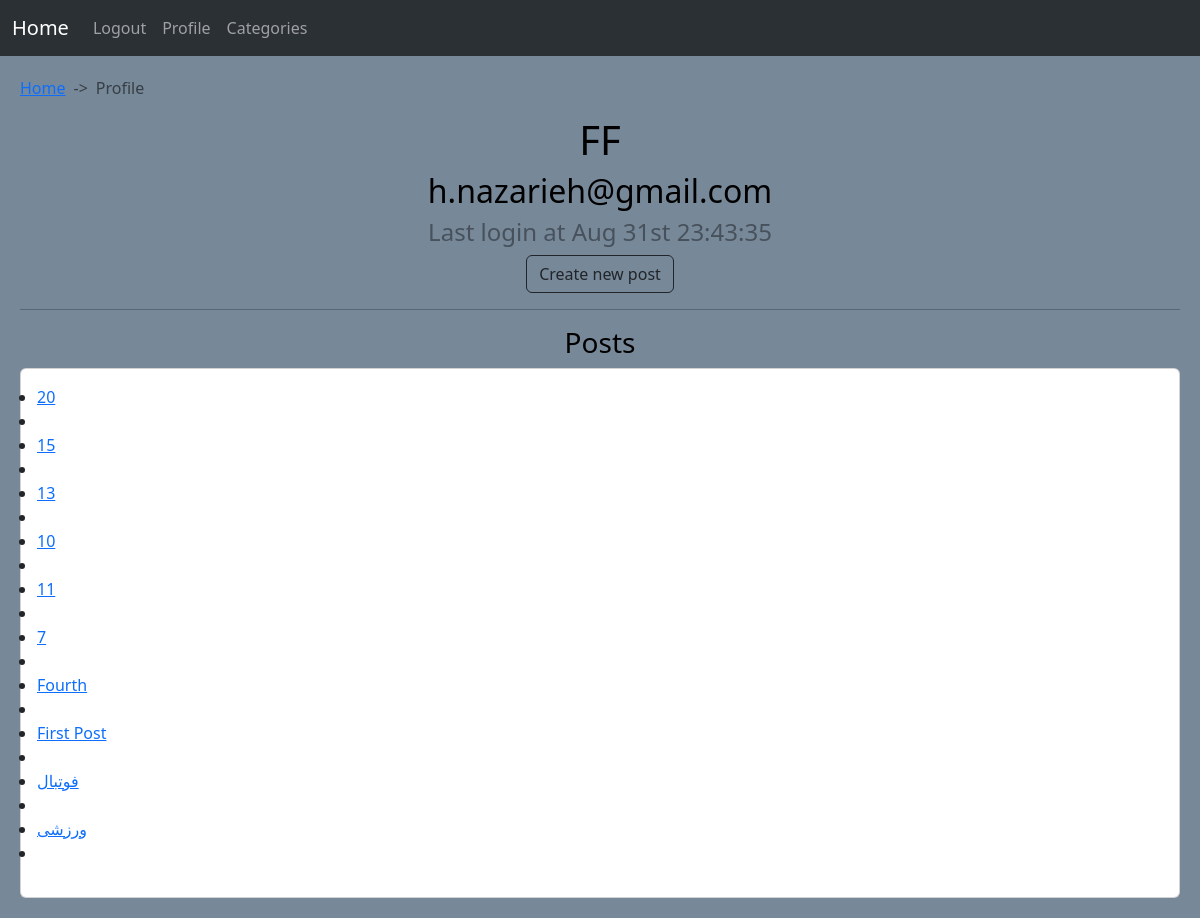
The page /accounts/Profile/FF/ (signed in) on the database its author committed.
### Posts/models.py (models this page shows, shortened)
class PostModel(models.Model):
    category = models.ForeignKey(
        CategoryModel,
        on_delete=models.CASCADE,
        related_name='category_posts',
        default=None
    )
    author = models.ForeignKey(
        User,
        on_delete=models.CASCADE,
        related_name='author_posts'
    )
    title = models.CharField(
        max_length=75,
        unique=True
    )
    slug = models.SlugField(
        max_length=150,
        unique=True,
        allow_unicode=True
    )
    body = RichTextUploadingField()
    date_created = models.DateTimeField(
        auto_now_add=True
    )
    date_updated = models.DateTimeField(
        auto_now=True
    )
    def get_absolute_url(self):
        return reverse_lazy('Posts:PostDetail', args=(self.category.slug, self.slug))
    class Meta:
        verbose_name = 'Post'
        verbose_name_plural = 'Posts'
        ordering = ('-date_created', '-date_updated')

### accounts/views.py (the view)
# urls.py: path('Profile/<str:username>/', views.UserProfileView.as_view(), name='Profile'),
class UserProfileView(LoginRequiredMixin, View):
    template_name = 'accounts/Profile.html'
    def get(self, request, username):
        user = get_object_or_404(User, username=username)
        posts = PostModel.objects.filter(author=user)
        return render(request, self.template_name, {'user': user, 'posts': posts})

### accounts/Templates/accounts/Profile.html (shortened to what this page needs)
{% extends 'Base.html' %}
{% block Body %}
	<div style="--bs-breadcrumb-divider: '->';" aria-label="breadcrumb">
		<ol class="breadcrumb">
			<li class="breadcrumb-item"><a href="{% url 'Home:Home' %}">Home</a></li>
			<li class="breadcrumb-item active" aria-current="page">Profile</li>
		</ol>
	</div>
	<div style="text-align: center;">
		<h1>{{ user.username }}</h1>
		<h2>{{ user.email }}</h2>
		<h4 style="opacity: 40%;">Last login at {{ user.last_login|date:"M jS H:i:s" }}</h4>
		<a class="btn btn-outline-dark" href="{% url 'Posts:PostCreate' %}" style="display: inline-block;">
			Create new post
		</a>
	</div>
	<hr/>
	<h3 style="text-align: center;"> Posts </h3>
	<div class="card">
		<ul class="card-body">
			{% for post in posts %}
				<li>
					<a href="{{ post.get_absolute_url }}">
						{{ post.title }}
					</a>
				<li/>
			{% empty %}
				<h3>No posts submitted so far</h3>
			{% endfor %}
		</ul>
	</div>
{% endblock %}

### rows shown on the page
PostModel: title "20"
PostModel: title "15"
PostModel: title "13"
PostModel: title "10"
PostModel: title "11"
PostModel: title "7"
PostModel: title "Fourth"
PostModel: title "First Post"
PostModel: title "فوتبال"
PostModel: title "ورزشی"

### other values the page prints
{{ user.username }} "FF"
{{ user.email }} "h.nazarieh@gmail.com"
{{ user.last_login|date:"M jS H:i:s" }} "Aug 31st 23:43:35"
